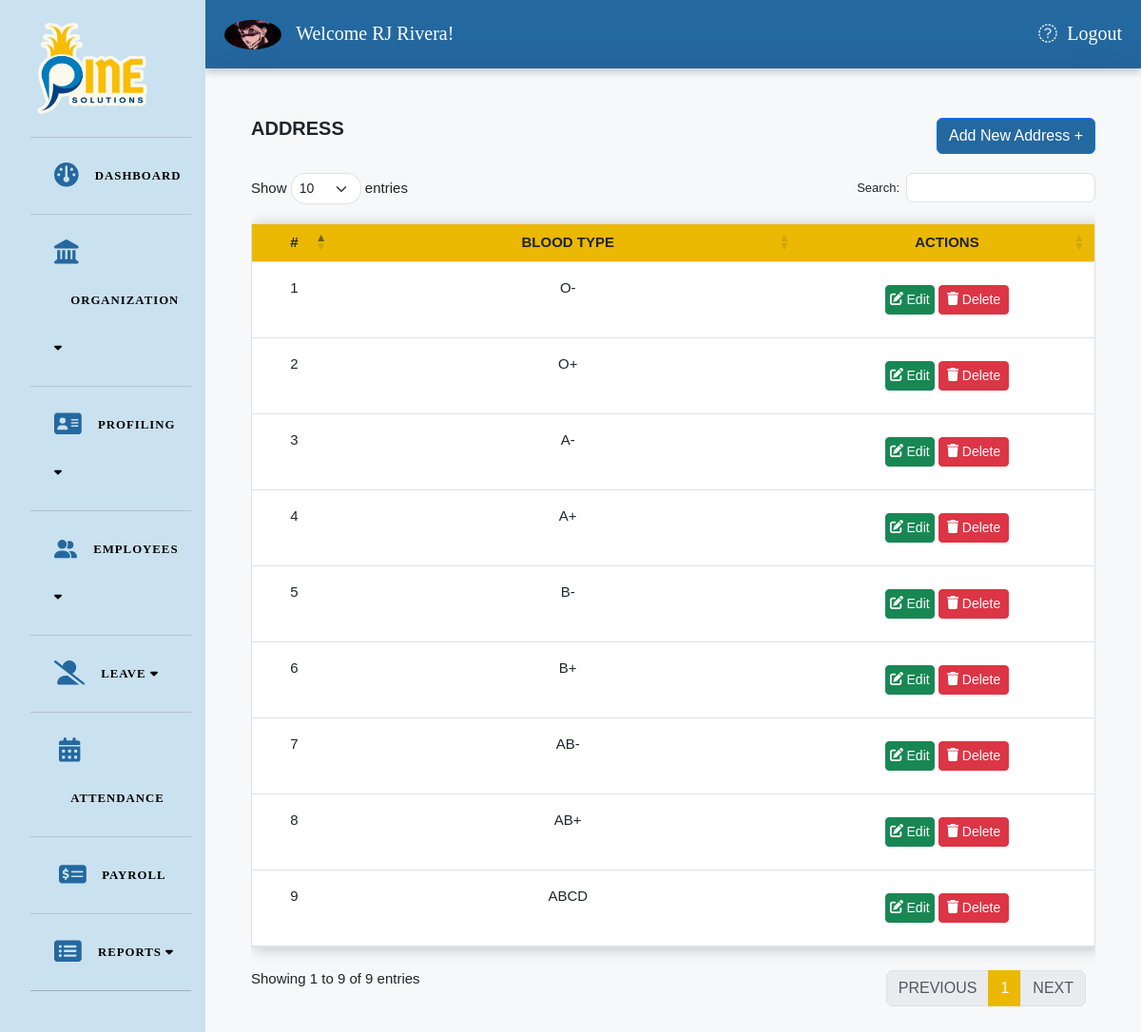
The page /Address.php (signed in) on the database its author committed.
### tables this page shows
CREATE TABLE `blood_group` (
  `bt_id` int(11) NOT NULL,
  `bt_name` varchar(11) NOT NULL
);

### Address.php (the view, shortened to what this page needs)
<?php
  include_once('./main.php');
?>
<div class="container-fluid">
  <div class="row">
    <div class="col-md-12 p-5 shadow-lg ">
      <div style="height:100vh;">
        <div class="d-flex justify-content-between align-items-center">
          <p class="fs-5 fw-bold text-uppercase">Address</p>
          <a href="Address_add.php" class="text-decoration-none"><button type="button" class="btn btn-primary" style="background-color: #2468a0;">Add New Address +</button></a>
        </div>
        <div class="dash_content mt-3">
          <div class="dash_content_main">
            <div class="table-responsive">
              <table class="table" id="example">
                <colgroup>
                  <col width="10%">
                  <col width="55%">
                  <col width="35%">
                </colgroup>
                <thead class="" style="background-color: rgb(255, 206, 46)">
                  <tr>
                    <th class="text-center p-2">#</th>
                    <th class="text-center p-2">Blood Type</th>
                    <th class="text-center p-2">Actions</th>
                  </tr>
                </thead>
                <?php
                $i = 1;
                $query = "SELECT * from blood_group";
                $result = mysqli_query($conn, $query);
                while ($row = mysqli_fetch_assoc($result)) {
                  $r_bt_name = $row['bt_name'];
                  echo "<tr>
                    <td class='text-center p-3'>" . $i++ . "</td>
                    <td class='text-center p-3'> $r_bt_name </td>";
                ?>
                  <td class='text-center p-3'>
                    <div class="col-auto d-flex justify-content-center m-2">
                      <button type="button" class="py-0 px-1 me-1 btn btn-success btn-sm update-user-btn" data-bs-toggle="modal" data-bs-target="#updateUserModal" data-bt-id="<?php echo $row['bt_id']; ?>" data-bt_name="<?php echo $row['bt_name']; ?>"><i class="fas fa-edit"></i> Edit</button>
                      <a href="BloodType/deleteBT.php?bt_id=<?php echo $row['bt_id']; ?>" class="btn btn-danger btn-sm" onclick="return confirm('Are you sure you want to delete this Blood Type Data?')"><i class="fas fa-trash"></i> Delete </a>
                    </div>
                  </td>
                  </tr>
                <?php
                }
                ?>
              </table>
            </div>
          </div>
        </div>
      </div>
    </div>
  </div>
</div>
<link rel="stylesheet" href="css/employee.css">

### css/main.css (style rules this page uses)
div.dataTables_wrapper table.dataTable { clear: both; margin-top: 20px !important; margin-bottom: 10px !important; max-width: none !important; border-collapse: separate !important; border-spacing: 0; }
table { display: table; width: 100%; max-width: 100%; margin-bottom: 1rem; background-color: transparent; text-indent: initial; border-spacing: 2px; border-collapse: collapse; font-size: 15px; border: 1px #dee2e6 solid !important; box-shadow: 4px 2px 14px rgb(192, 192, 192); }
td { font-size: 15px !important; }
th { text-transform: uppercase !important; }
table.dataTable thead>tr>th { background-color: #EBB803 !important; }
table > :not(caption) > * > * { padding: 0.5rem; background-color: var(--bs-table-bg); border-bottom-width: 1px; box-shadow: inset 0 0 0 9999px var(--bs-table-accent-bg); border-bottom-style: solid; }
table > :not(caption) > * > * > :first-child { margin-top: 0; }
table > :not(caption) > * > * > :last-child { margin-bottom: 0; }
.table-responsive { overflow-x: auto; -webkit-overflow-scrolling: touch; }

### css/navbar2.css (style rules this page uses)
div.dash_topnav, a { color: #fff; font-size: 20px; text-decoration: none; }
* { margin: 0; padding: 0; box-sizing: border-box; font-family: 'Poppins', sans-serif; }
a { color:black; text-decoration: none; }

### css/employee.css (style rules this page uses)
th { text-transform: uppercase !important; }
td { font-size: 15px !important; }

### rows shown on the page
blood_group: bt_name "O-"
blood_group: bt_name "O+"
blood_group: bt_name "A-"
blood_group: bt_name "A+"
blood_group: bt_name "B-"
blood_group: bt_name "B+"
blood_group: bt_name "AB-"
blood_group: bt_name "AB+"
blood_group: bt_name "ABCD"

### other values the page prints
$_SESSION['s_first_name'] "RJ"
$_SESSION['s_last_name'] "Rivera"
